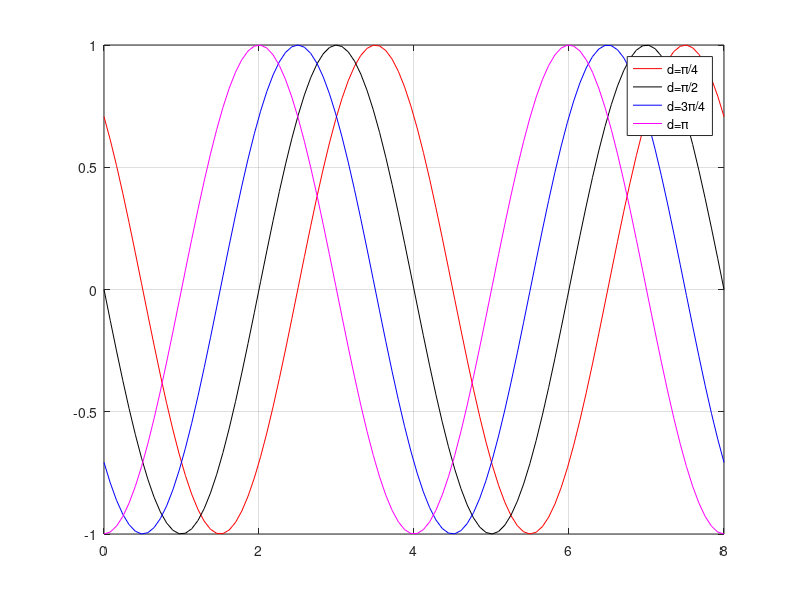

Reproduce this figure in MATLAB.
clear all
close all
t = linspace(0,8,100);
w0=2*pi*0.25;

d=pi/4

u1=cos(w0*t+d);
figure()
plot(t,u1,'r')
grid on;
hold on;

d=pi/4*2
u2=cos(w0*t+d);
plot(t,u2,'k')
hold on;

d=pi/4*3
u3=cos(w0*t+d);
plot(t,u3,'b')
hold on;

d=pi
u4=cos(w0*t+d);
plot(t,u4,'m')
hold on;

legend('d=\pi/4','d=\pi/2','d=3\pi/4','d=\pi')